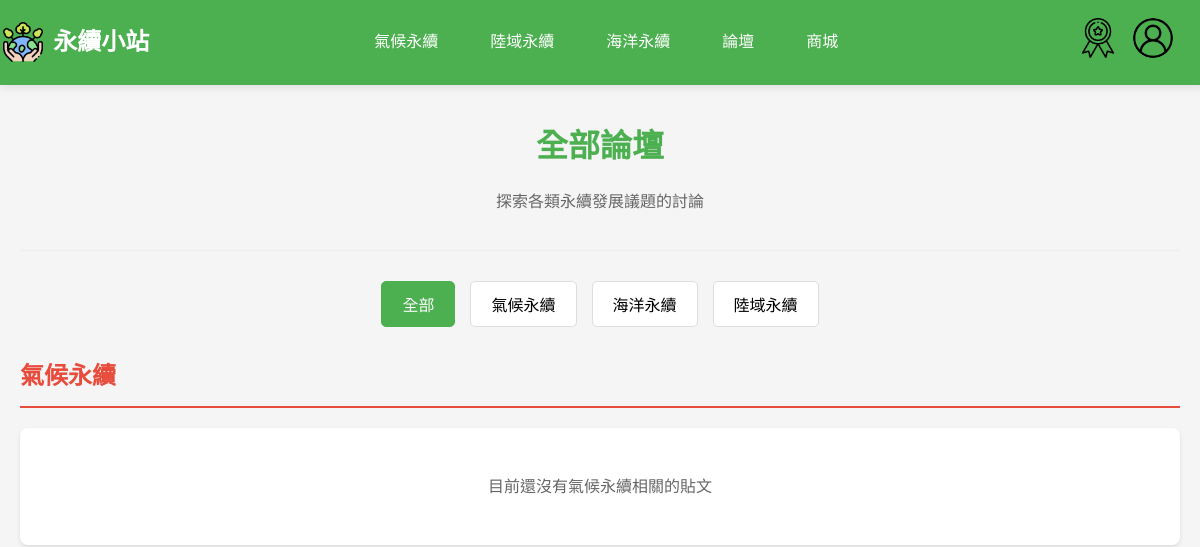
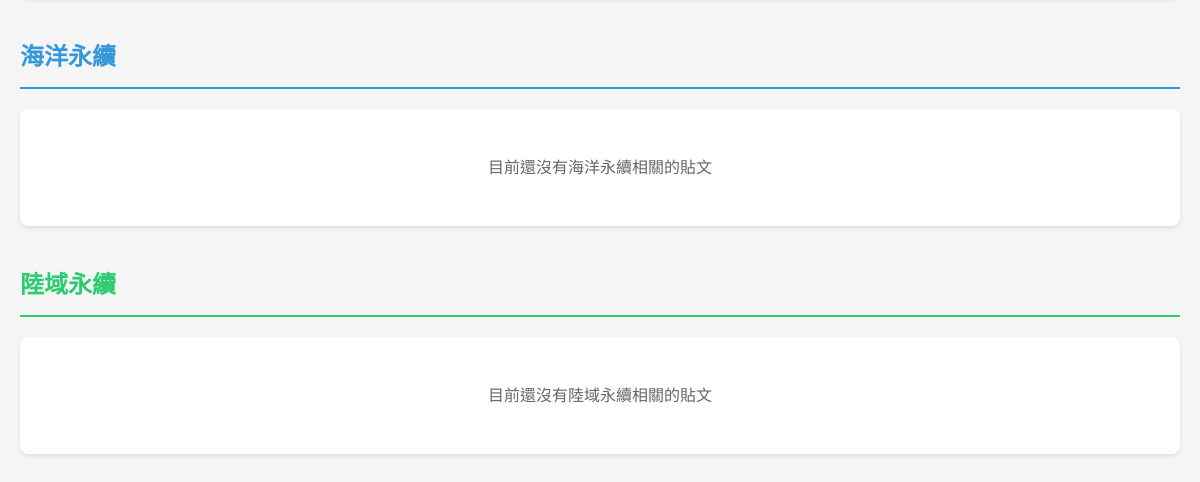
The page /php/all_forums.php (signed in) on the database as committed earlier (2 pictures, top to bottom).
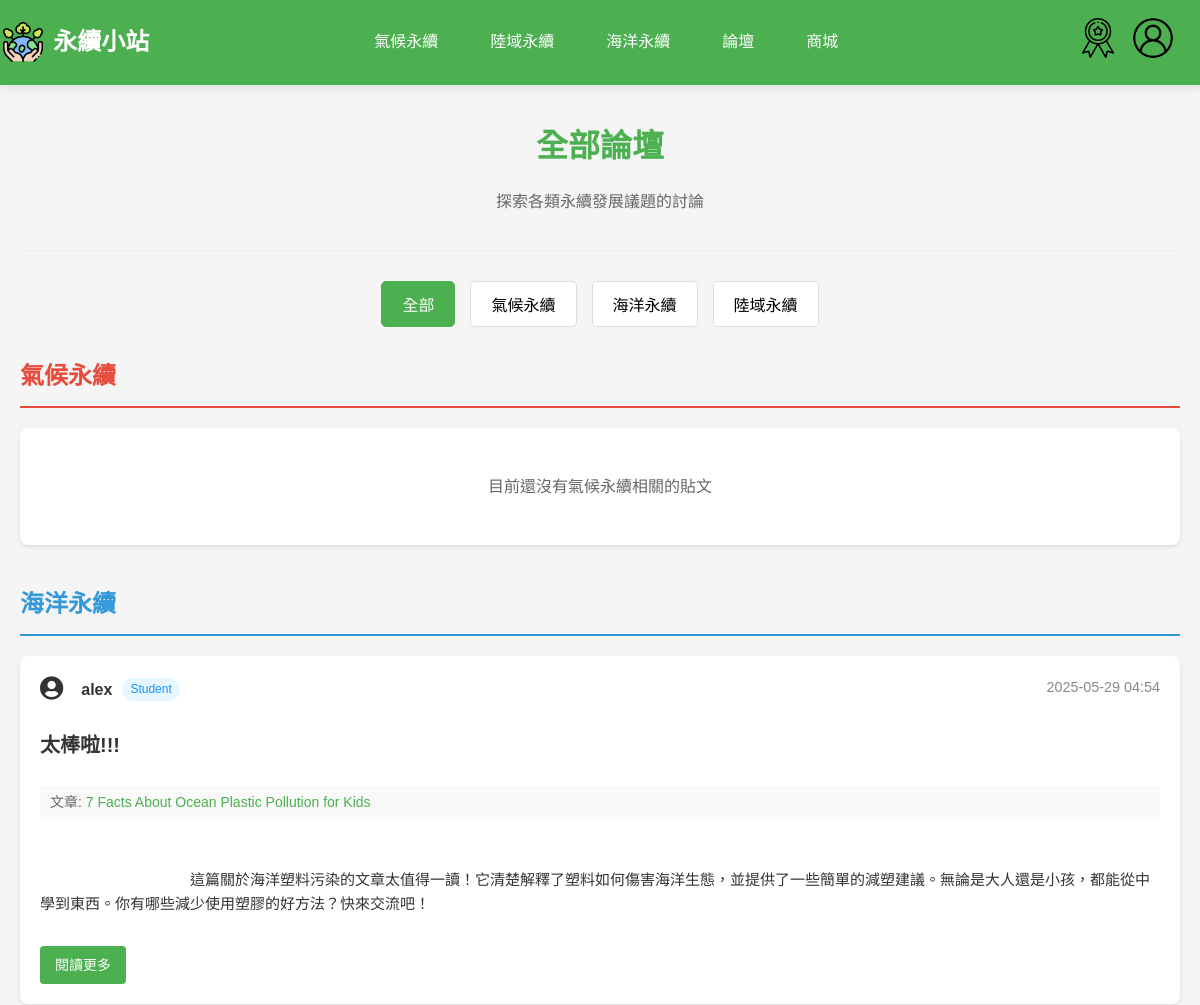
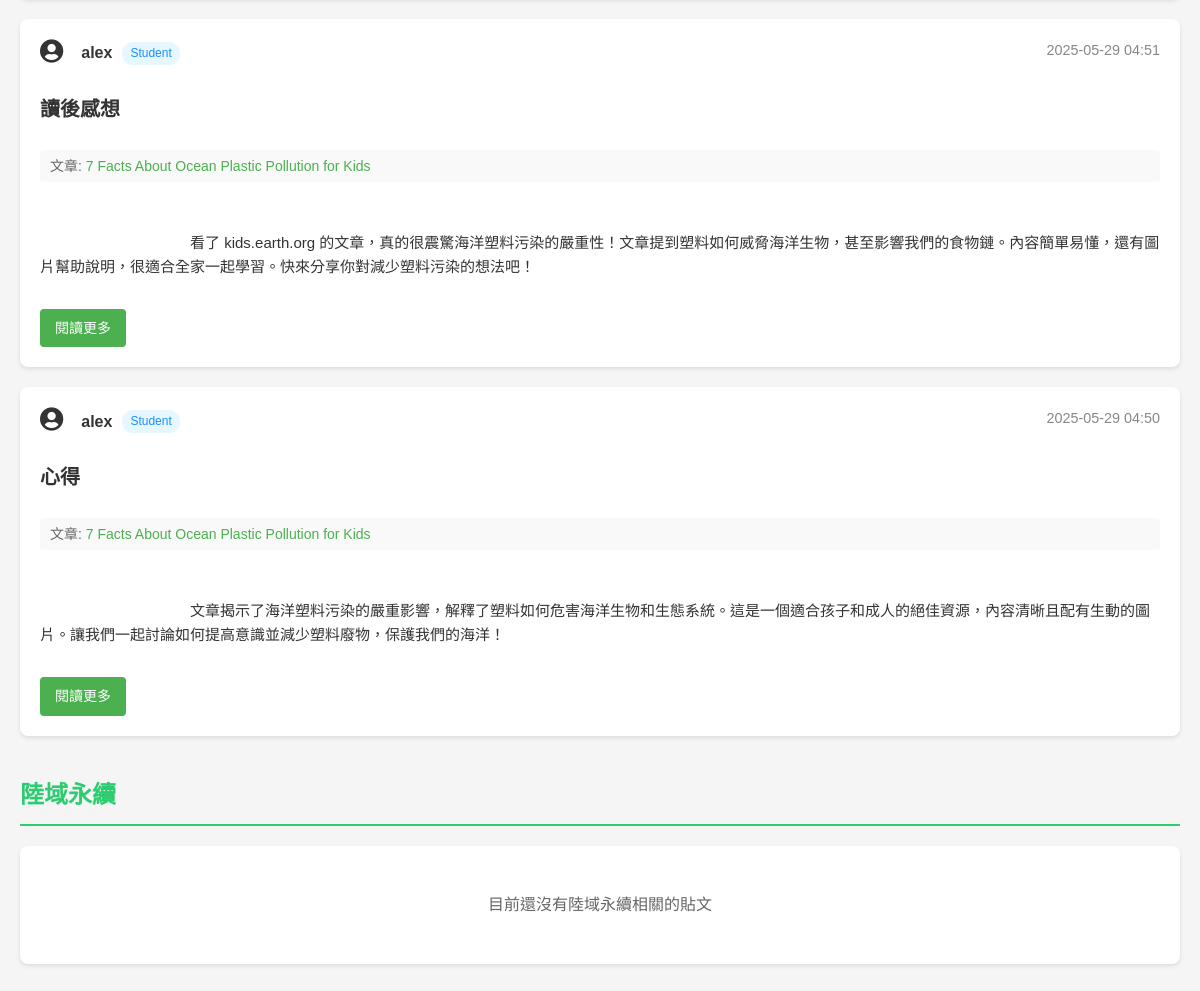
The same page on the database as committed later (2 pictures, top to bottom).
### tables this page shows
CREATE TABLE `communitypost` (
  `PostID` int(11) NOT NULL COMMENT '貼文編號 (PK)',
  `Content` text NOT NULL COMMENT '貼文內容',
  `ImageURL` varchar(255) DEFAULT NULL COMMENT '圖片網址',
  `PostDate` datetime DEFAULT current_timestamp() COMMENT '發文日期',
  `Title` varchar(50) DEFAULT NULL COMMENT '標題',
  `UserID` int(11) NOT NULL COMMENT 'FK to User',
  `ArticleID` int(11) DEFAULT NULL COMMENT '關聯的文章ID'
);

CREATE TABLE `user` (
  `UserID` int(11) NOT NULL COMMENT '使用者編號 (PK)',
  `Username` varchar(50) DEFAULT NULL COMMENT '使用者名稱',
  `Email` varchar(100) NOT NULL COMMENT '電子郵件',
  `Password` varchar(255) NOT NULL COMMENT '密碼 (加密儲存)',
  `JoinDate` datetime DEFAULT current_timestamp() COMMENT '註冊時間',
  `Status` enum('Student','Teacher','Admin') NOT NULL DEFAULT 'Student' COMMENT '使用者身份',
  `reset_token` varchar(255) DEFAULT NULL,
  `token_expire` datetime DEFAULT NULL,
  `AvatarURL` varchar(255) DEFAULT NULL,
  `BackgroundURL` varchar(255) DEFAULT NULL
);

CREATE TABLE `article` (
  `ArticleID` int(11) NOT NULL COMMENT '文章編號 (PK)',
  `Title` varchar(100) NOT NULL COMMENT '標題',
  `Category` varchar(50) NOT NULL COMMENT '分類',
  `ImageURL` varchar(255) DEFAULT NULL COMMENT '圖片網址',
  `Description` text DEFAULT NULL COMMENT '簡介',
  `ArticleURL` varchar(255) NOT NULL COMMENT '文章網址',
  `UserID` int(11) NOT NULL,
  `Content` longtext DEFAULT NULL COMMENT '文章內容',
  `created_at` timestamp NOT NULL DEFAULT current_timestamp(),
  `teacher_summary` longtext DEFAULT NULL COMMENT '老師重點整理'
);

### php/all_forums.php (the view, shortened to what this page needs)
<?php
include 'db_connect.php';
$categories = [
    'sdg13' => ['name' => '氣候永續', 'posts' => []],
    'sdg14' => ['name' => '海洋永續', 'posts' => []],
    'sdg15' => ['name' => '陸域永續', 'posts' => []]
];
$sql = "SELECT cp.*, u.Username, u.Status, u.AvatarURL, a.Category, a.Title as ArticleTitle
        FROM communitypost cp
        JOIN user u ON cp.UserID = u.UserID
        LEFT JOIN article a ON cp.ArticleID = a.ArticleID
        ORDER BY cp.PostDate DESC";
$result = $conn->query($sql);
if ($result && $result->num_rows > 0) {
    while ($row = $result->fetch_assoc()) {
        $category = $row['Category'] ?? '';
        $categories[$category]['posts'][] = $row;
    }
}
?>
<!DOCTYPE html>
<html lang="zh-TW">
<head>
    <link rel="stylesheet" href="../css/nav3.css">
    <link rel="stylesheet" href="../css/all_forums.css">
    <link rel="stylesheet" href="https://cdnjs.cloudflare.com/ajax/libs/font-awesome/5.15.4/css/all.min.css">
</head>
<body>
    <header>
        <?php include "nav.php"; ?>
    </header>
    <div class="forums-container">
        <div class="forums-header">
            <h1>全部論壇</h1>
            <p>探索各類永續發展議題的討論</p>
        </div>
        <div class="category-tabs">
            <button class="tab-btn active" data-category="all">全部</button>
            <button class="tab-btn" data-category="sdg13"><?php echo $categories['sdg13']['name']; ?></button>
            <button class="tab-btn" data-category="sdg14"><?php echo $categories['sdg14']['name']; ?></button>
            <button class="tab-btn" data-category="sdg15"><?php echo $categories['sdg15']['name']; ?></button>
        </div>
        <?php foreach ($categories as $categoryKey => $category): ?>
            <div class="category-section" id="<?php echo $categoryKey; ?>-section">
                <h2 class="category-title"><?php echo $category['name']; ?></h2>
                <div class="posts-container">
                    <?php if (empty($category['posts'])): ?>
                        <div class="no-posts">
                            <p>目前還沒有<?php echo $category['name']; ?>相關的貼文</p>
                        </div>
                    <?php else: ?>
                        <?php foreach ($category['posts'] as $post): ?>
                            <div class="post-card" data-category="<?php echo $categoryKey; ?>">
                                <div class="post-header">
                                    <div class="user-info">
                                        <?php if (!empty($post['AvatarURL'])): ?>
                                            <img src="../<?php echo htmlspecialchars($post['AvatarURL']); ?>" alt="用戶頭像" class="user-avatar" style="width: 30px; height: 30px; border-radius: 50%; margin-right: 8px;">
                                        <?php else: ?>
                                            <span class="user-avatar"><i class="fas fa-user-circle" style="font-size: 24px; margin-right: 8px;"></i></span>
                                        <?php endif; ?>
                                        <span class="username"><?php echo htmlspecialchars($post['Username']); ?></span>
                                        <?php if (!empty($post['Status'])): ?>
                                            <span class="user-status" style="background-color: #e6f7ff; color: #1890ff; padding: 2px 8px; border-radius: 12px; font-size: 12px;"><?php echo htmlspecialchars($post['Status']); ?></span>
                                        <?php endif; ?>
                                    </div>
                                    <span class="post-date"><?php echo date('Y-m-d H:i', strtotime($post['PostDate'])); ?></span>
                                </div>
                                <h3 class="post-title">
                                    <a href="discuss.php?post_id=<?php echo $post['PostID']; ?>"><?php echo htmlspecialchars($post['Title']); ?></a>
                                </h3>
                                <div class="article-reference">
                                    <?php if (isset($post['ArticleTitle']) && !empty($post['ArticleTitle'])): ?>
                                        <span>文章: </span>
                                        <a href="article.php?id=<?php echo $post['ArticleID']; ?>"><?php echo htmlspecialchars($post['ArticleTitle']); ?></a>
                                    <?php else: ?>
                                        <span>獨立討論</span>
                                    <?php endif; ?>
                                </div>
                                <div class="post-content">
                                    <?php
                                        $content_preview = mb_substr(strip_tags($post['Content']), 0, 150, 'UTF-8');
                                        echo nl2br(htmlspecialchars($content_preview));
                                    ?>
                                </div>
                                <a href="discuss.php?post_id=<?php echo $post['PostID']; ?>" class="read-more-btn">閱讀更多</a>
                            </div>
                        <?php endforeach; ?>
                    <?php endif; ?>
                </div>
            </div>
        <?php endforeach; ?>
    </div>
</body>
</html>

### php/nav.php (shortened to what this page needs)
<nav class="navbar">
    <div class="logo">
        <img src="../img/icon.png" style="color: white;" alt="永續小站 Logo">
        <h1 style="font-size: 24px;"><a href="index.php" class="logo-title">永續小站</a></h1>
    </div>
    <ul class="nav-links">
        <li><a href="climate.php" style="font-size: 16px;">氣候永續</a></li>
        <li><a href="landscape.php" style="font-size: 16px; ">陸域永續</a></li>
        <li><a href="ocean.php" style="font-size: 16px;">海洋永續</a></li>
        <li><a href="all_forums.php" style="font-size: 16px;">論壇</a></li>
        <?php if (isset($_SESSION['login_session']) && $_SESSION['login_session'] === true): ?>
            <li><a href="shop.php">商城</a></li>
        <?php endif; ?>
    </ul>
    <div class="nav-icons">
        <?php if (isset($_SESSION['login_session']) && $_SESSION['login_session'] === true): ?>
            <?php if (isset($_SESSION['role']) && $_SESSION['role'] === 'Teacher'): ?>
                <a href="teacher_achievement.php"><img src="../img/achv.png" alt="成就"></a>
            <?php elseif (isset($_SESSION['role']) && $_SESSION['role'] === 'Student'): ?>
                <a href="achievement.php"><img src="../img/achv.png" alt="成就"></a>
            <?php elseif (isset($_SESSION['role']) && $_SESSION['role'] === 'Admin'): ?>
                <a href="teacher_achievement.php"><img src="../img/achv.png" alt="成就"></a>
            <?php endif; ?>
        <?php endif; ?>
        <?php if (isset($_SESSION['login_session']) && $_SESSION['login_session'] === true): ?>
            <?php
            $avatarURL = $_SESSION['AvatarURL'] ?? 'img/user.png';
            if ($avatarURL === 'img/user.png') {
                $servername = "localhost";
                $db_username = "root";
                $db_password = "";
                $dbname = "sustain";
                $conn = new mysqli($servername, $db_username, $db_password, $dbname);
                $conn->set_charset("utf8mb4");
                $username = $_SESSION['username'];
                $sql = "SELECT AvatarURL FROM user WHERE Username='$username'";
                $result = $conn->query($sql);
                if ($result->num_rows > 0) {
                    $row = $result->fetch_assoc();
                    $avatarURL = $row['AvatarURL'] ?? 'img/user.png';
                }
            }
            ?>
            <a href="user.php"><img src="../<?php echo htmlspecialchars($avatarURL); ?>" alt="用戶" style="border-radius: 50%;"></a>
        <?php endif; ?>
    </div>
</nav>

### css/nav3.css (style rules this page uses)
body, html { margin: 0; padding: 0; height: 100%; }
.navbar { background-color: #4CAF50; padding: 0.2rem; display: flex; justify-content: space-between; align-items: center; color: white; box-shadow: 0 2px 10px rgba(0, 0, 0, 0.1); position: fixed; top: 0; left: 0; width: 100%; z-index: 9999; transition: background-color 0.3s ease; }
.logo { display: flex; align-items: center; }
.logo img { width: 40px; height: 40px; margin-right: 10px; transition: transform 0.3s ease; }
.logo-title { text-decoration: none; color: white; transition: color 0.3s ease; }
.nav-links { list-style: none; padding: 0; margin: 0; display: flex; gap: 20px; }
.nav-links li a { text-decoration: none; color: white; font-size: 16px; padding: 0.5rem 1rem; transition: color 0.3s ease, background-color 0.3s ease; }
.nav-icons { display: flex; align-items: center; margin-right: 30px; }
.nav-icons a { margin-left: 15px; }
.nav-icons img { height: 40px; width: 40px; filter: brightness(100%); transition: filter 0.3s ease; }

### css/all_forums.css (style rules this page uses)
:root { --primary-color: #4CAF50; --primary-hover: #45a049; --text-dark: #333; --text-muted: #666; --text-light: #888; --bg-light: #f8f9fa; --error-bg: #f8d7da; --error-text: #721c24; --shadow: 0 2px 4px rgba(0, 0, 0, 0.1); --climate-color: #e74c3c; --ocean-color: #3498db; --land-color: #2ecc71; }
body { font-family: 'Microsoft JhengHei', Arial, sans-serif; background-color: #f5f5f5; color: var(--text-dark); line-height: 1.6; margin: 0; padding: 0; }
.forums-container { max-width: 1200px; margin: 80px auto 20px; padding: 20px; }
.forums-header { text-align: center; margin-bottom: 30px; padding-bottom: 20px; border-bottom: 1px solid #eee; }
.forums-header h1 { font-size: 32px; color: var(--primary-color); margin-bottom: 10px; }
.forums-header p { font-size: 16px; color: var(--text-muted); }
.category-tabs { display: flex; justify-content: center; gap: 15px; margin-bottom: 30px; flex-wrap: wrap; }
.tab-btn { padding: 10px 20px; background-color: #fff; border: 1px solid #ddd; border-radius: 5px; cursor: pointer; font-size: 16px; transition: all 0.3s ease; }
.tab-btn.active { background-color: var(--primary-color); color: white; border-color: var(--primary-color); }
.category-section { margin-bottom: 40px; }
.category-title { font-size: 24px; color: var(--primary-color); padding-bottom: 10px; border-bottom: 2px solid var(--primary-color); margin-bottom: 20px; }
#sdg13-section .category-title { color: var(--climate-color); border-bottom-color: var(--climate-color); }
#sdg14-section .category-title { color: var(--ocean-color); border-bottom-color: var(--ocean-color); }
#sdg15-section .category-title { color: var(--land-color); border-bottom-color: var(--land-color); }
.posts-container { display: flex; flex-direction: column; gap: 20px; }
.no-posts { background: white; border-radius: 8px; box-shadow: var(--shadow); padding: 30px; text-align: center; color: var(--text-muted); }
.post-card { background: white; border-radius: 8px; box-shadow: var(--shadow); padding: 20px; transition: transform 0.2s, box-shadow 0.2s; display: flex; flex-direction: column; gap: 15px; }
.post-header { display: flex; justify-content: space-between; align-items: flex-start; margin-bottom: 10px; }
.user-info { display: flex; align-items: center; gap: 10px; }
.username { font-weight: bold; color: var(--text-dark); }
.post-date { color: var(--text-light); font-size: 0.9em; }
.post-title { margin: 0 0 10px 0; }
.post-title a { color: var(--text-dark); text-decoration: none; font-size: 20px; font-weight: bold; }
.article-reference { font-size: 14px; color: var(--text-muted); margin-bottom: 10px; padding: 5px 10px; background-color: #f9f9f9; border-radius: 4px; display: inline-block; }
.article-reference a { color: var(--primary-color); text-decoration: none; }
.post-content { color: var(--text-dark); line-height: 1.6; white-space: pre-wrap; margin-bottom: 15px; font-size: 15px; }
.read-more-btn { display: inline-block; padding: 8px 15px; background-color: var(--primary-color); color: white; text-decoration: none; border-radius: 4px; font-size: 14px; transition: background-color 0.3s; align-self: flex-start; }

Rows that differ between the two databases and show on the page:
added communitypost: UserID.Username "alex", UserID.Status "Student", PostDate "2025-05-29 04:54", Title "太棒啦!!!", ArticleID.Title "7 Facts About Ocean Plastic Pollution for Kids", Content "這篇關於海洋塑料污染的文章太值得一讀！它清楚解釋了塑料如何傷害海洋生態，並提供了一些簡單的減塑建議。無論是大人還是小孩，都能從中學到東西。你有哪些減少使用塑膠的好方法？快來交流吧！"
added communitypost: UserID.Username "alex", UserID.Status "Student", PostDate "2025-05-29 04:51", Title "讀後感想", ArticleID.Title "7 Facts About Ocean Plastic Pollution for Kids", Content "看了 kids.earth.org 的文章，真的很震驚海洋塑料污染的嚴重性！文章提到塑料如何威脅海洋生物，甚至影響我們的食物鏈。內容簡單易懂，還有圖片幫助說明，很適合全家一起學習。快來分享你對減少塑料污染的想法吧！"
added communitypost: UserID.Username "alex", UserID.Status "Student", PostDate "2025-05-29 04:50", Title "心得", ArticleID.Title "7 Facts About Ocean Plastic Pollution for Kids", Content "文章揭示了海洋塑料污染的嚴重影響，解釋了塑料如何危害海洋生物和生態系統。這是一個適合孩子和成人的絕佳資源，內容清晰且配有生動的圖片。讓我們一起討論如何提高意識並減少塑料廢物，保護我們的海洋！"
Other text that changed with them:
new list line: "海洋永續"
list line gone: "海洋永續 目前還沒有 海洋永續 相關的貼文"
